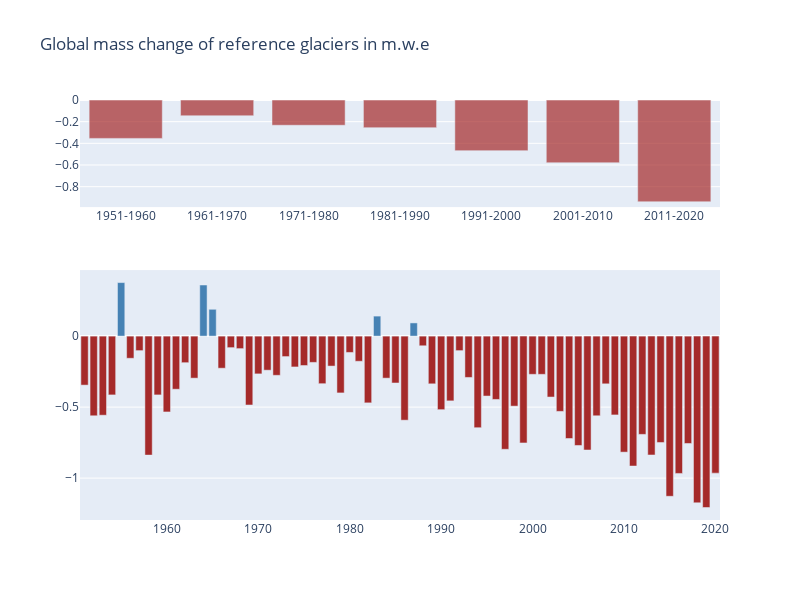

Notebook source saved alongside this figure:
### Code cell
plot_glob_an_mass_glac_interact()

### Figure 1 — Plotly figure (JSON) as saved in the notebook; plotly's stock layout.template omitted (floating-point values rounded to 4 significant figures)
{"data": [{"marker": {"color": ["rgb(165,42,42)", "rgb(165,42,42)", "rgb(165,42,42)", "rgb(165,42,42)", "rgb(70,130,180)", "rgb(165,42,42)", "rgb(165,42,42)", "rgb(165,42,42)", "rgb(165,42,42)", "rgb(165,42,42)", "rgb(165,42,42)", "rgb(165,42,42)", "rgb(165,42,42)", "rgb(70,130,180)", "rgb(70,130,180)", "rgb(165,42,42)", "rgb(165,42,42)", "rgb(165,42,42)", "rgb(165,42,42)", "rgb(165,42,42)", "rgb(165,42,42)", "rgb(165,42,42)", "rgb(165,42,42)", "rgb(165,42,42)", "rgb(165,42,42)", "rgb(165,42,42)", "rgb(165,42,42)", "rgb(165,42,42)", "rgb(165,42,42)", "rgb(165,42,42)", "rgb(165,42,42)", "rgb(165,42,42)", "rgb(70,130,180)", "rgb(165,42,42)", "rgb(165,42,42)", "rgb(165,42,42)", "rgb(70,130,180)", "rgb(165,42,42)", "rgb(165,42,42)", "rgb(165,42,42)", "rgb(165,42,42)", "rgb(165,42,42)", "rgb(165,42,42)", "rgb(165,42,42)", "rgb(165,42,42)", "rgb(165,42,42)", "rgb(165,42,42)", "rgb(165,42,42)", "rgb(165,42,42)", "rgb(165,42,42)", "rgb(165,42,42)", "rgb(165,42,42)", "rgb(165,42,42)", "rgb(165,42,42)", "rgb(165,42,42)", "rgb(165,42,42)", "rgb(165,42,42)", "rgb(165,42,42)", "rgb(165,42,42)", "rgb(165,42,42)", "rgb(165,42,42)", "rgb(165,42,42)", "rgb(165,42,42)", "rgb(165,42,42)", "rgb(165,42,42)", "rgb(165,42,42)", "rgb(165,42,42)", "rgb(165,42,42)", "rgb(165,42,42)", "rgb(165,42,42)"]}, "name": "Year mass change in m.w.e", "type": "bar", "x": [1951, 1952, 1953, 1954, 1955, 1956, 1957, 1958, 1959, 1960, 1961, 1962, 1963, 1964, 1965, 1966, 1967, 1968, 1969, 1970, 1971, 1972, 1973, 1974, 1975, 1976, 1977, 1978, 1979, 1980, 1981, 1982, 1983, 1984, 1985, 1986, 1987, 1988, 1989, 1990, 1991, 1992, 1993, 1994, 1995, 1996, 1997, 1998, 1999, 2000, 2001, 2002, 2003, 2004, 2005, 2006, 2007, 2008, 2009, 2010, 2011, 2012, 2013, 2014, 2015, 2016, 2017, 2018, 2019, 2020], "xaxis": "x2", "y": [-0.345, -0.561, -0.557, -0.414, 0.377, -0.156, -0.102, -0.838, -0.414, -0.534, -0.374, -0.187, -0.296, 0.36, 0.189, -0.226, -0.081, -0.088, -0.485, -0.266, -0.24, -0.276, -0.144, -0.217, -0.207, -0.185, -0.335, -0.211, -0.4, -0.115, -0.177, -0.47, 0.141, -0.296, -0.33, -0.592, 0.093, -0.068, -0.336, -0.518, -0.456, -0.102, -0.291, -0.645, -0.422, -0.446, -0.797, -0.493, -0.752, -0.269, -0.269, -0.429, -0.53, -0.721, -0.77, -0.802, -0.561, -0.336, -0.555, -0.817, -0.915, -0.692, -0.837, -0.749, -1.128, -0.967, -0.756, -1.174, -1.207, -0.965], "yaxis": "y2"}, {"marker": {"color": "rgba(165,42,42,0.7)"}, "name": "Decade mass change in m.w.e", "showlegend": false, "type": "bar", "x": ["1951-1960", "1961-1970", "1971-1980", "1981-1990", "1991-2000", "2001-2010", "2011-2020"], "xaxis": "x", "y": [-0.3544, -0.1454, -0.233, -0.2553, -0.4673, -0.579, -0.939], "yaxis": "y"}], "layout": {"dragmode": false, "height": 600, "modebar": {"remove": ["zoom", "pan", "select", "lasso2d", "zoomIn", "zoomOut", "autoScale", "resetScale"]}, "showlegend": false, "title": {"text": "Global mass change of reference glaciers in m.w.e"}, "width": 800, "xaxis": {"anchor": "y", "domain": [0, 1]}, "xaxis2": {"anchor": "y2", "domain": [0, 1]}, "yaxis": {"anchor": "x", "domain": [0.745, 1]}, "yaxis2": {"anchor": "x2", "domain": [0, 0.595]}}}
